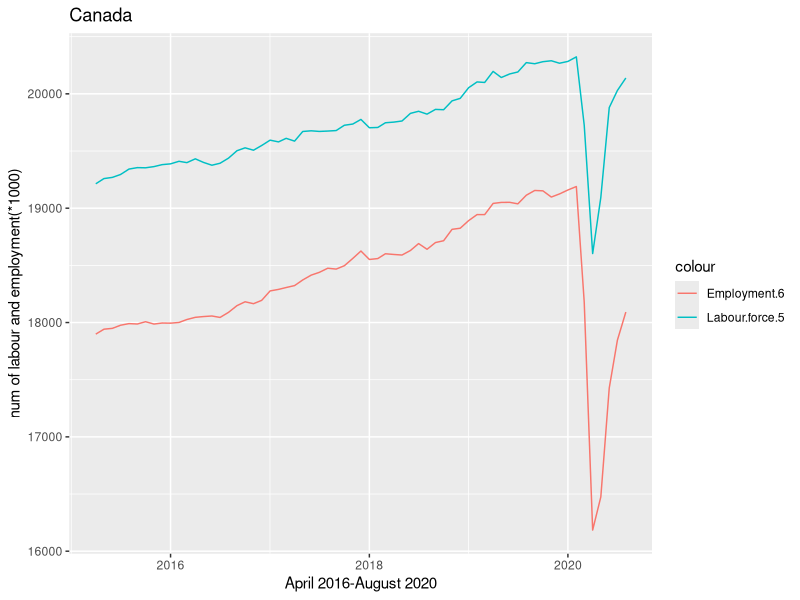
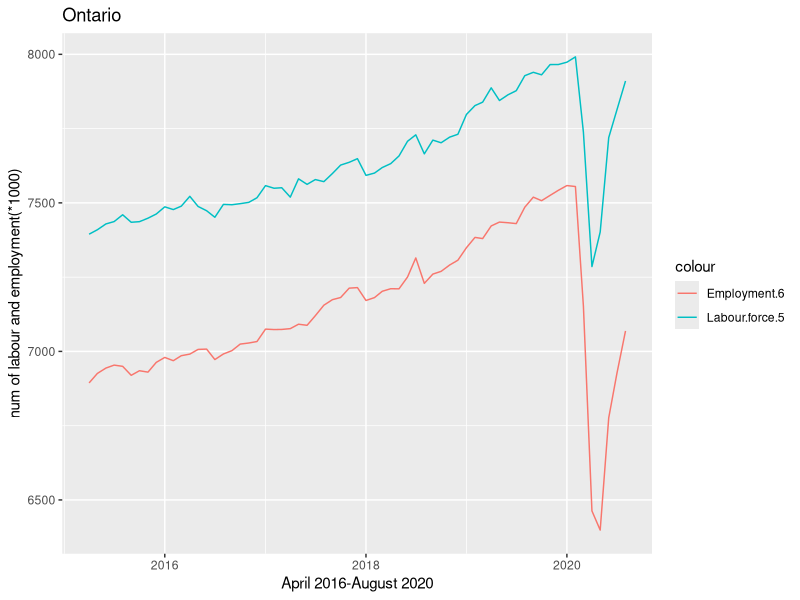
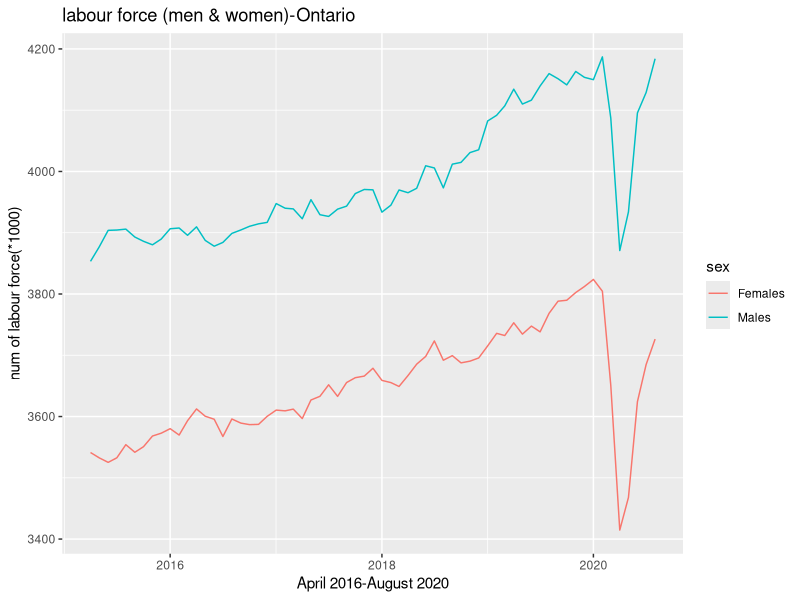

Generate these figures, in order, with R: (Note: this script raises an error after producing the figures.)
#Prepr machine learning engineering
setwd("D:/sevda/final_report")
install.packages("dplyr")
install.packages("ggplot2")
library(dplyr)
library(ggplot2)

df_new<-read.csv("1410028701-eng.csv")
names(df_new)
names(df_new)[1]<-'Geography'
str(df_new)
df_new$date<-as.Date(df_new$date)
df_new$sex<-as.factor(df_new$sex)
df_new$Geography<-as.factor(df_new$Geography)
levels(df_new$Geography)
levels(df_new$sex)


#pivotable by Geography and sex 

##### variation of labour and employment for the last 5 years-Both sexes

#For Canada
df_new1<-filter(df_new,df_new$Geography=='Canada' & df_new$sex=='Both sexes' )
ggplot(df_new1, aes(date)) + 
  geom_line(aes(y=Labour.force.5, colour = 'Labour.force.5')) + 
  geom_line(aes(y=Employment.6, colour = 'Employment.6'))+
  labs(y= "num of labour and employment(*1000)", x = "April 2016-August 2020")+
  ggtitle("Canada")

#For Ontario
df_new2<-filter(df_new,df_new$Geography=='Ontario' & df_new$sex=='Both sexes' )
ggplot(df_new2, aes(date)) + 
  geom_line(aes(y=Labour.force.5, colour = 'Labour.force.5')) + 
  geom_line(aes(y=Employment.6, colour = 'Employment.6'))+
  labs(y= "num of labour and employment(*1000)", x = "April 2016-August 2020")+
  ggtitle("Ontario")

#####variation of labour force in the last 5 years-men and female in Ontario

df3_new<-filter(df_new,df_new$Geography=='Ontario' & df_new$sex!='Both sexes' )
ggplot(df3_new, aes(date, Labour.force.5, colour = sex)) + 
  geom_line()+
  labs(y= "num of labour force(*1000)", x = "April 2016-August 2020")+
  ggtitle("labour force (men & women)-Ontario")

#####Comparison of the Variation of Employment in the last 5 years-both sex-Ontario&Alberta
df4_new<-filter(df_new,df1$sex=='Both sexes')
ggplot(df4_new, aes(date, Employment.6, colour = Geography)) + 
  geom_line()+
  labs(y= "Employment(*1000)", x = "April 2016-August 2020")+
  ggtitle("Employment in Canada,Ontario and Alberta (both sexes)")
